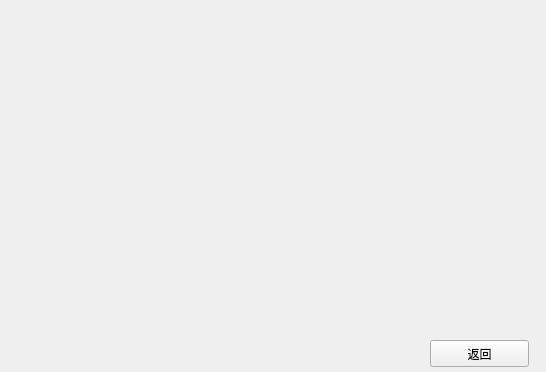
<?xml version="1.0" encoding="UTF-8"?>
<ui version="4.0">
 <class>spectrum_painter</class>
 <widget class="QWidget" name="spectrum_painter">
  <property name="geometry">
   <rect>
    <x>0</x>
    <y>0</y>
    <width>546</width>
    <height>372</height>
   </rect>
  </property>
  <property name="windowTitle">
   <string>Form</string>
  </property>
  <widget class="QPushButton" name="pushButton">
   <property name="geometry">
    <rect>
     <x>430</x>
     <y>340</y>
     <width>99</width>
     <height>27</height>
    </rect>
   </property>
   <property name="text">
    <string>返回</string>
   </property>
  </widget>
 </widget>
 <resources/>
 <connections/>
</ui>
